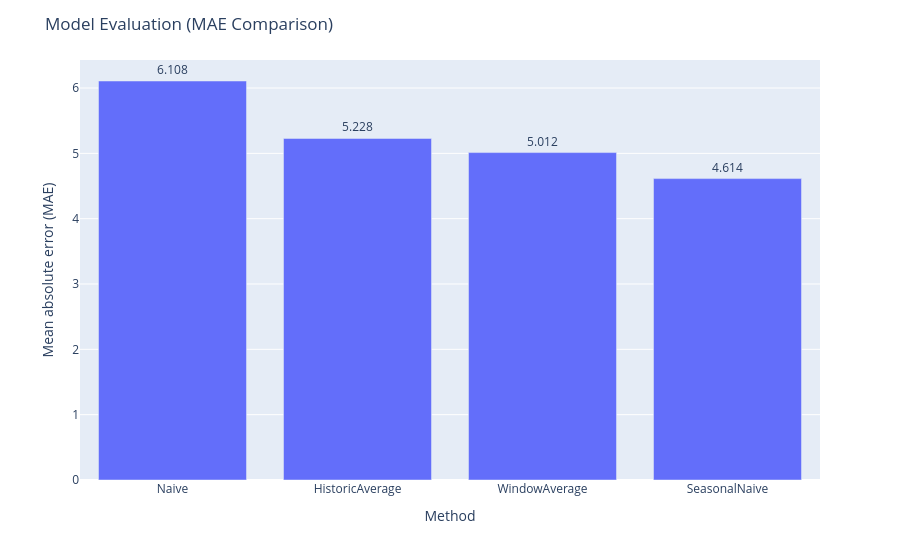

This figure's notebook cell:
### Code cell
import plotly.express as px
import pandas as pd

# 1. Extract your data (same as your original code)
methods = evaluation.columns[1:].tolist()
values = evaluation.iloc[0, 1:].tolist()

# 2. Plotly loves DataFrames, so we quickly package the lists into one
df_plot = pd.DataFrame({
    'Method': methods,
    'Mean absolute error (MAE)': values
})

# 3. Create the interactive bar chart
fig = px.bar(
    df_plot, 
    x='Method', 
    y='Mean absolute error (MAE)',
    text='Mean absolute error (MAE)' # This replaces your plt.text() loop!
)

# 4. Format the text to 3 decimal places and position it above the bars
fig.update_traces(
    texttemplate='%{text:.3f}', 
    textposition='outside'
)

# 5. Make the layout look clean
fig.update_layout(
    title="Model Evaluation (MAE Comparison)",
    yaxis_title="Mean absolute error (MAE)"
)

fig.show()

### Figure 1 — Plotly figure (JSON) as saved in the notebook; plotly's stock layout.template omitted (floating-point values rounded to 4 significant figures)
{"data": [{"hovertemplate": "Method=%{x}<br>Mean absolute error (MAE)=%{text}<extra></extra>", "legendgroup": "", "marker": {"color": "#636efa", "pattern": {"shape": ""}}, "name": "", "orientation": "v", "showlegend": false, "text": [6.108, 5.228, 5.012, 4.614], "textposition": "outside", "texttemplate": "%{text:.3f}", "type": "bar", "x": ["Naive", "HistoricAverage", "WindowAverage", "SeasonalNaive"], "xaxis": "x", "y": [6.108, 5.228, 5.012, 4.614], "yaxis": "y"}], "layout": {"barmode": "relative", "legend": {"tracegroupgap": 0}, "margin": {"t": 60}, "title": {"text": "Model Evaluation (MAE Comparison)"}, "xaxis": {"anchor": "y", "domain": [0, 1], "title": {"text": "Method"}}, "yaxis": {"anchor": "x", "domain": [0, 1], "title": {"text": "Mean absolute error (MAE)"}}}}
